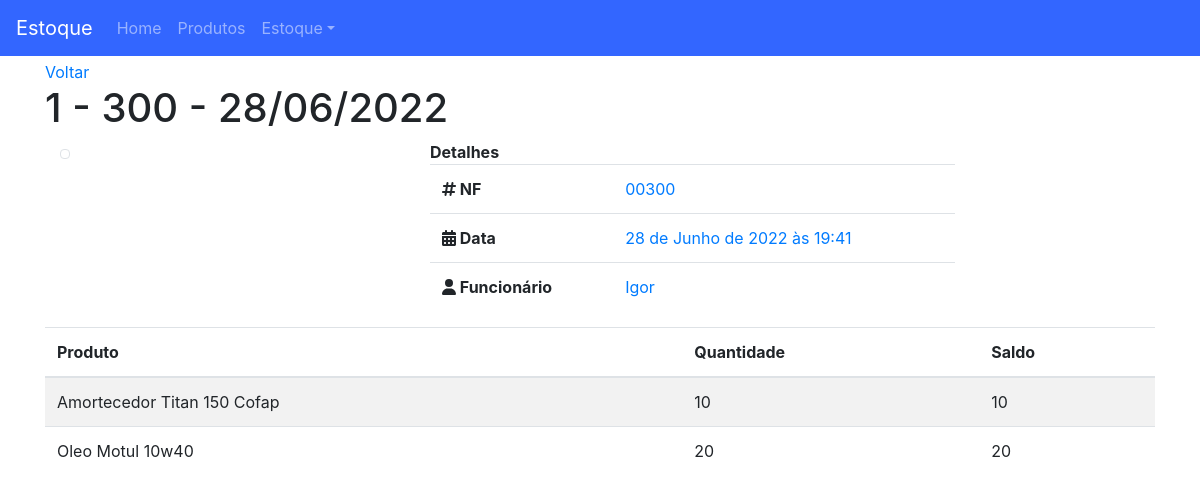
Page /estoque/1/ on the committed database.
### estoque/models.py (models this page shows, shortened)
class Estoque(TimeStampedModel):
    funcionario = models.ForeignKey(User, on_delete=models.CASCADE, blank=True)
    nf = models.PositiveIntegerField('Nota fiscal', null=True, blank=True)
    movimento = models.CharField(max_length=1, choices=MOVIMENTO, blank=True)
    class Meta:
        ordering = ('pk',)
    def __str__(self):
        if self.nf:
            return f'{self.pk} - {self.nf} - {self.created.strftime("%d/%m/%Y")}'
        return f'{self.pk} - {self.created.strftime("%d/%m/%Y")}'
    def nf_formated(self):
        if self.nf:
            return str(self.nf).zfill(5)
        return '---'

class EstoqueItens(models.Model):
    estoque = models.ForeignKey(Estoque, on_delete=models.CASCADE, related_name='estoques')
    produto = models.ForeignKey(Produto, on_delete=models.CASCADE)
    quantidade = models.PositiveIntegerField()
    saldo = models.PositiveIntegerField(blank=True)
    class Meta:
        ordering = ('pk',)

### produto/models.py (models this page shows, shortened)
class Produto(models.Model):
    produto = models.CharField('Produto', max_length=100, unique=True)
    ncm = models.CharField('NCM', max_length=8)
    preco = models.DecimalField('Preço', max_digits=8, decimal_places=2)
    estoque = models.IntegerField('Estoque atual')
    estoque_minimo = models.PositiveIntegerField('Estoque mínimo', default=0)
    class Meta:
        ordering = ('produto',)
    def __str__(self):
        return self.produto

### estoque/views.py (the view)
# urls.py: path('<int:pk>/', v.EstoqueDetail.as_view(), name='estoque_detail'),
class EstoqueDetail(DetailView):
    model = Estoque
    template_name = 'estoque_detail.html'

### estoque/templates/estoque_detail.html
{% extends 'base.html' %}
{% block content %}
{% if object.movimento == 'e' %}
    <a href="{% url 'estoque:estoque_entrada_list' %}">Voltar</a>
{% else %}
    <a href="{% url 'estoque:estoque_saida_list' %}">Voltar</a>
{% endif %}
<h1>
    {{ object }}
</h1>
<div class="container bootstrap snippets bootdey">
<div class="panel-body inf-content">
    <div class="row">
        <div class="col-md-4">
                <img alt="" style="width:600px;" title="" class="img-circle img-thumbnail isTooltip" src="https://img.freepik.com/vetores-gratis/funcionarios-que-trabalham-em-ilustracao-vetorial-plana-isolada-de-armazenamento-logistico-trabalhadores-de-estoque-de-desenhos-animados-e-carregadores-levando-caixas-de-paletes-de-carga-em-estoque-servico-de-entrega-e-conceito-de-interior-de-armazem_74855-10158.jpg?t=st=1657060385~exp=1657060985~hmac=578bb08dfe8745b526006759f0a782a9e8094d941e8cce0551d18d955b9b2f06&w=740" data-original-title="Usuario">
        </div>
        <div class="col-md-6">
            <strong>Detalhes</strong><br>
            <div class="table-responsive">
            <table class="table table-user-information">
                <tbody>
                    <tr>
                        <td>
                            <strong>
                                <span><i class="fa-solid fa-hashtag"></i></span>
                                NF
                            </strong>
                        </td>
                        <td class="text-primary">
                            {{ object.nf_formated }}
                        </td>
                    </tr>
                    <tr>
                        <td>
                            <strong>
                                <span><i class="fa-solid fa-calendar-days"></i></span>
                                Data
                            </strong>
                        </td>
                        <td class="text-primary">
                            {{ object.created }}
                        </td>
                    </tr>
                    <tr>
                        <td>
                            <strong>
                                <span><i class="fa-solid fa-user"></i></span>
                                Funcionário
                            </strong>
                        </td>
                        <td class="text-primary">
                            {{ object.funcionario.first_name }}
                        </td>
                    </tr>
                </tbody>
            </table>
            </div>
        </div>
    </div>
</div>
</div>
<table class="table table-striped">
    <thead>
    <tr>
        <th>Produto</th>
        <th>Quantidade</th>
        <th>Saldo</th>
    </tr>
    </thead>
    <tbody>
        {% for obj in object.estoques.all %}
            <tr>
                <td>{{ obj.produto }}</td>
                <td>{{ obj.quantidade }}</td>
                <td>{{ obj.saldo }}</td>
            </tr>
        {% endfor %}
    </tbody>
</table>
{% endblock content %}

### core/static/css/style.css (style rules this page uses)
body { margin-top: 60px; }

### rows in the picture
Estoque: nf+id+created "1 - 300 - 28/06/2022", nf_formated "00300", created "28 de Junho de 2022 às 19:41", funcionario.first_name "Igor"
EstoqueItens: produto "Amortecedor Titan 150 Cofap", quantidade "10", saldo "10"
EstoqueItens: produto "Oleo Motul 10w40", quantidade "20", saldo "20"
